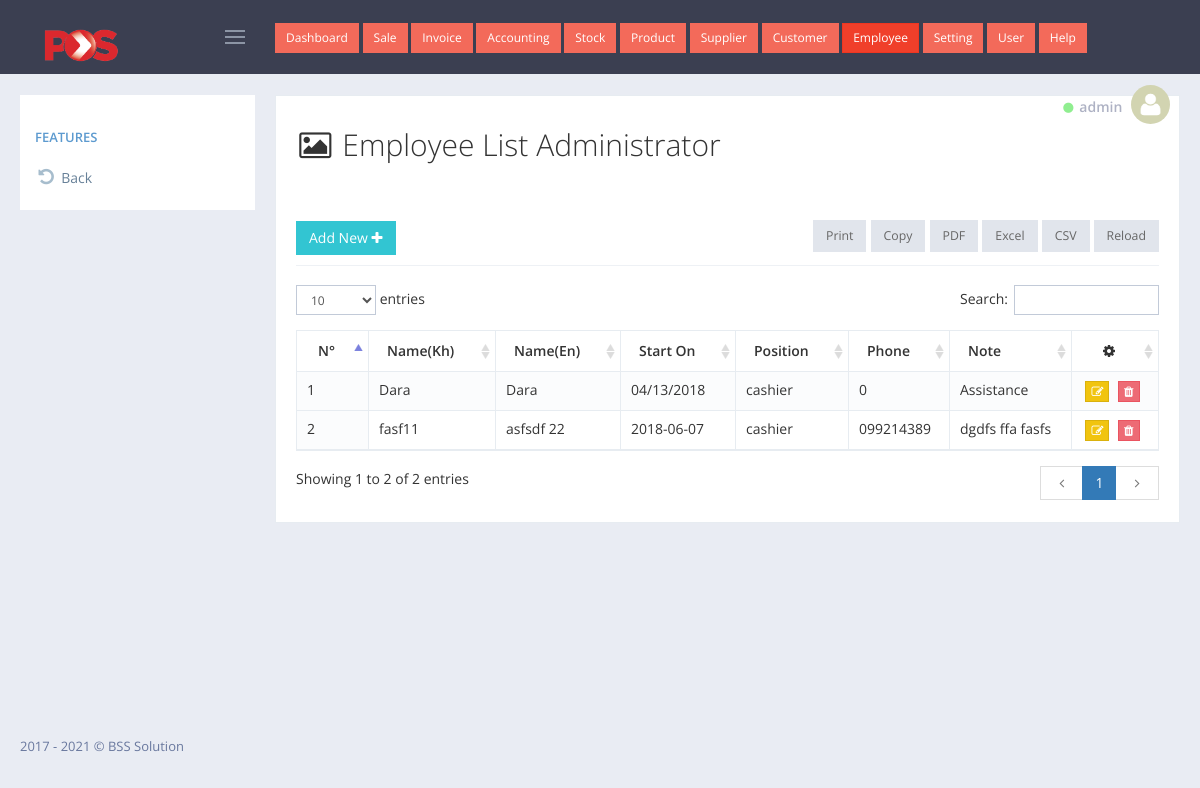
Screenshot of /admin/employee_list/index.php (signed in) with the database file from the repository.
### tables this page shows
CREATE TABLE `tbl_pos_invoice` (
  `transaction_id` int(6) UNSIGNED ZEROFILL NOT NULL,
  `inv_no` int(200) NOT NULL,
  `cashier_name` varchar(100) NOT NULL,
  `user_id` int(11) NOT NULL,
  `cus` int(11) NOT NULL,
  `date_sell` date NOT NULL,
  `amount` decimal(10,2) NOT NULL,
  `vat` decimal(10,2) NOT NULL,
  `pay_dollar` decimal(10,2) NOT NULL,
  `pay_riel` varchar(111) NOT NULL
);

CREATE TABLE `tbl_pos_employee` (
  `emp_id` int(100) NOT NULL,
  `name_khmer` varchar(200) NOT NULL,
  `name_english` varchar(200) NOT NULL,
  `start_on` varchar(20) NOT NULL,
  `position_id` int(100) NOT NULL,
  `phone` varchar(100) NOT NULL,
  `emp_note` varchar(200) NOT NULL
);

CREATE TABLE `tbl_pos_position` (
  `position_id` int(20) NOT NULL,
  `position` varchar(200) NOT NULL,
  `note` varchar(200) NOT NULL
);

### admin/employee_list/index.php (the view, shortened to what this page needs)
<?php
    include_once '../../config/database.php';
    include_once '../layout/header.php';
?>
<div class="portlet light bordered">
    <div class="row">
        <div class="col-xs-12">
            <h2><i class="fa fa-image fa-fw"></i> Employee List Administrator</h2>
        </div>
    </div>
    <br>
    <br>
    <div class="portlet-title">
        <div class="caption font-dark">
            <a href="add.php" id="sample_editable_1_new" class="btn green"> Add New
                <i class="fa fa-plus"></i>
            </a>
        </div>
    </div>
    <div class="portlet-body">
        <div id="sample_1_wrapper" class="dataTables_wrapper">
            <table class="table table-striped table-bordered table-hover dataTable dtr-inline " id="sample_2" role="grid" aria-describedby="sample_1_info">
                <thead>
                    <tr>
                        <th class="text-center">N&deg;</th>
                        <th>Name(Kh)</th>
                        <th>Name(En)</th>
                        <th>Start On</th>
                        <th>Position</th>
                        <th>Phone</th>
                        <th>Note</th>
                        <th class="text-center"><i class="fa fa-cog" aria-hidden="true"></i></th>
                    </tr>
                </thead>
                <tbody>
                    <?php
                        $i = 0;
                        $get_data = $connect->query("SELECT * FROM tbl_pos_employee LEFT JOIN tbl_pos_position ON tbl_pos_employee.position_id = tbl_pos_position.position_id");
                        while ($row = mysqli_fetch_object($get_data)) {
                            echo '<tr>';
                                echo '<td>'.(++$i).'</td>';
                                echo '<td>'.$row->name_khmer.'</td>';
                                echo '<td>'.$row->name_english.'</td>';
                                echo '<td>'.$row->start_on.'</td>';
                                echo '<td>'.$row->position.'</td>';
                                echo '<td>'.$row->phone.'</td>';
                                echo '<td>'.$row->emp_note.'</td>';
                                echo '<td class="text-center"><a href="edit.php?edit_id='.$row->emp_id.'" class="btn btn-xs btn-warning" title="edit"><i class="fa fa-edit"></i></a>
                                    <a href="delete.php?del_id='.$row->emp_id.'" onclick="return confirm(\'Are you sure to delete this?\')" class="btn btn-xs btn-danger" title="delete"><i class="fa fa-trash"></i></a>
                                    </td>';
                            echo '</tr>';
                        }
                    ?>
                </tbody>
            </table>
        </div>
    </div>
</div>
<?php include_once '../layout/footer.php' ?>

### admin/layout/header.php (shortened to what this page needs)
<!DOCTYPE html>
<html lang="en">
    <head>
        <link href="../../assets/global/plugins/font-awesome/css/font-awesome.min.css" rel="stylesheet" type="text/css" />
        <link href="../../assets/global/plugins/simple-line-icons/simple-line-icons.min.css" rel="stylesheet" type="text/css" />
        <link href="../../assets/global/plugins/bootstrap/css/bootstrap.min.css" rel="stylesheet" type="text/css" />
        <link href="../../assets/global/plugins/bootstrap-switch/css/bootstrap-switch.min.css" rel="stylesheet" type="text/css" />
        <link href="../../assets/global/plugins/datatables/datatables.min.css" rel="stylesheet" type="text/css" />
        <link href="../../assets/global/plugins/datatables/plugins/bootstrap/datatables.bootstrap.css" rel="stylesheet" type="text/css" />
        <link href="../../assets/global/plugins/bootstrap-datepicker/css/bootstrap-datepicker3.min.css" rel="stylesheet" type="text/css" />
        <link href="../../assets/global/css/components.min.css" rel="stylesheet" id="style_components" type="text/css" />
        <link href="../../assets/global/css/plugins.min.css" rel="stylesheet" type="text/css" />
        <link href="../../assets/layouts/layout4/css/layout.min.css" rel="stylesheet" type="text/css" />
        <link href="../../assets/layouts/layout4/css/themes/default.min.css" rel="stylesheet" type="text/css" id="style_color" />
        <link href="../../assets/layouts/layout4/css/custom.min.css" rel="stylesheet" type="text/css" />
    </head>
    <body class="page-container-bg-solid page-header-fixed page-sidebar-closed-hide-logo">
        <div class="page-header navbar navbar-fixed-top">
            <div class="page-header-inner ">
                <div class="page-logo">
                    <a href="../../index.php">
                        <img src="../../img/img_logo/Pos_Malaysia_Logo.png" width="100px" alt="logo" class="logo-default" />
                    </a>
                    <div class="menu-toggler sidebar-toggler">
                    </div>
                </div>
                <?php include_once('top_navigation.php') ?>
                <div class="page-top">
                    <div class="top-menu">
                        <ul class="nav navbar-nav pull-right">
                            <li class="dropdown dropdown-user dropdown-dark">
                                <a href="javascript:;" class="dropdown-toggle" data-toggle="dropdown" data-hover="dropdown" data-close-others="true">
                                    <small><i class="fa fa-circle" style="color: lightgreen;"></i></small>
                                    <span class="username username-hide-on-mobile"> <?= @$_SESSION['user']->username ?> </span>
                                    <img alt="" class="img-circle" src="../../img/img_user/blank.png" /> </a>
                            </li>
                        </ul>
                    </div>
                </div>
            </div>
        </div>
        <div class="page-container">
            <div class="page-content-wrapper">
                <div class="page-content" style="transform: translate(0px,-10px);">

### rows the page displays
tbl_pos_invoice: cashier_name "admin"
tbl_pos_employee: name_khmer "Dara", name_english "Dara", start_on "04/13/2018", position.position "cashier", phone "0", emp_note "Assistance"
tbl_pos_employee: name_khmer "fasf11", name_english "asfsdf 22", start_on "2018-06-07", position.position "cashier", phone "099214389", emp_note "dgdfs ffa fasfs"
